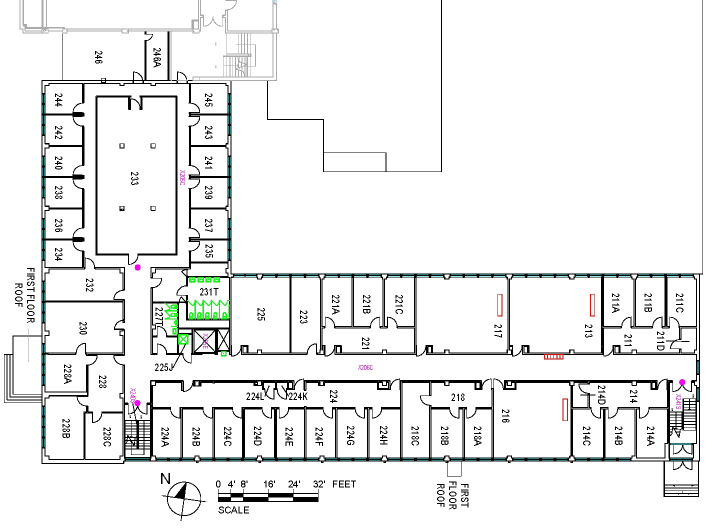
%> input picture Razor IMU Xbee/matlab (post-processing) - step detection/bolz_hall_2nd_floor_rotated.jpg, 1410 x 1058 px (shown at 1/2 size)
$ octave bolz_prior_generation_updated.m   (GNU Octave 9; MATLAB toolbox functions it lacks are replaced by stand-ins)
%> lines starting %> are read from the running program, lines starting %| are printed output that depends on the picture; in (x1, y1, x2, y2) boxes, pixels count from 0 and x2, y2 are one past the last pixel; in counts of white or black regions, pixels touching at a corner belong together; the program's own positions count from 1
clear all;
close all;
clc;

% prior pdf map information Bolz Hall.
img = uint8(imread('bolz_hall_2nd_floor_rotated.jpg'));
%> img is the input picture: size 1058x1410x3 uint8; mean R, G, B 236.2, 236.8, 236.5
imgOriginal = img;
nRows = size(imgOriginal, 1); nCols = size(imgOriginal,2);
%> after `nRows = size(imgOriginal, 1)`: nRows = 1058
%> after `nCols = size(imgOriginal,2)`: nCols = 1410
imgMapPrior = uint8(255*ones(nRows, nCols));
w1 = 27; % larger width
w2 = 27; % width of the corridor around PCV Lab.

P1 = [1364, 735]; P2 = [274, 735]; P3 = [274, 522];
P4 = [366, 522]; P5 = [366, 179]; P6 = [179, 179]; P7 = [179, 522];

% node between P1 and P2
img(P1(2)-((w1-1)/2):P1(2)+((w1-1)/2),P2(1)-((w1-1)/2):P1(1)+((w1-1)/2)) = zeros(w1, P1(1)-P2(1)+w1);
% node between P2 and P3
img(P3(2):P2(2)+((w1-1)/2),P2(1)-((w1-1)/2):P2(1)+((w1-1)/2)) = zeros(P2(2)-P3(2)+1+((w1-1)/2),w1);
% node between P3 and P4
img(P3(2)-((w2-1)/2):P3(2)+((w2-1)/2),P3(1)-((w2-1)/2):P4(1)+((w2-1)/2)) = zeros(w2, P4(1)-P3(1)+w2);
% node between P4 and P5
img(P5(2):P4(2)+((w2-1)/2),P4(1)-((w2-1)/2):P4(1)+((w2-1)/2)) = zeros(P4(2)-P5(2)+1+((w2-1)/2),w2);
% node between P5 and P6
img(P5(2)-((w2-1)/2):P5(2)+((w2-1)/2),P6(1)-((w2-1)/2):P5(1)+((w2-1)/2)) = zeros(w2, P5(1)-P6(1)+w2);
% node between P6 and P7
img(P6(2):P7(2)+((w2-1)/2),P6(1)-((w2-1)/2):P6(1)+((w2-1)/2)) = zeros(P7(2)-P6(2)+1+((w2-1)/2),w2);
% node between P7 and P3
img(P7(2)-((w2-1)/2):P7(2)+((w2-1)/2),P7(1)-((w2-1)/2):P3(1)+((w2-1)/2)) = zeros(w2, P3(1)-P7(1)+w2);

for i=691-20:1:721
    for j=1209-5:1225+5
        img(i,j,1) = 0;
    end
end
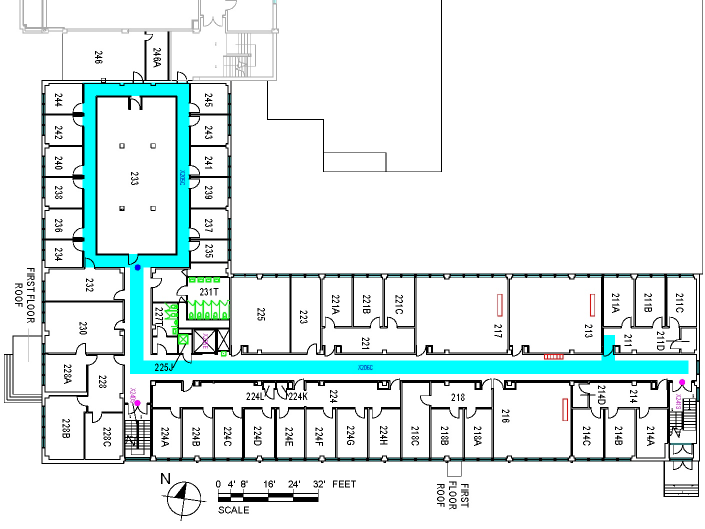
%> img: size 1058x1410x3 uint8 (shown at 1/2 size); mean R, G, B 225.8, 236.8, 236.5

% node between P1 and P2
imgMapPrior(P1(2)-((w1-1)/2):P1(2)+((w1-1)/2),P2(1)-((w1-1)/2):P1(1)+((w1-1)/2)) = zeros(w1, P1(1)-P2(1)+w1);
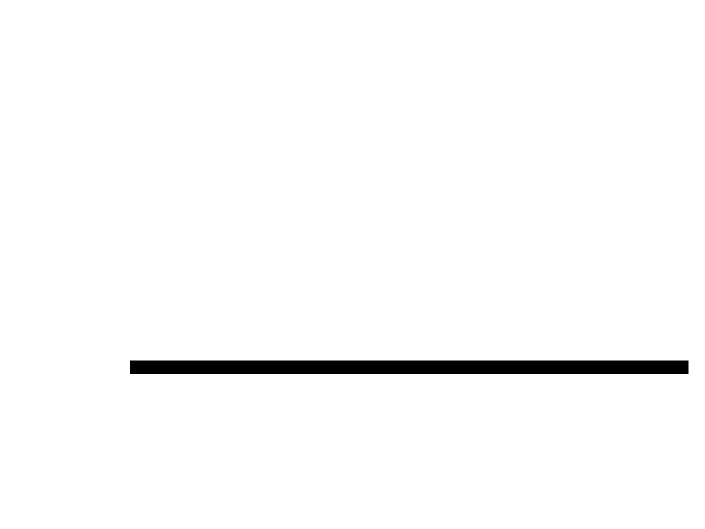
%> imgMapPrior: size 1058x1410 uint8 (shown at 1/2 size); 98% white; 1 black region, box (x1, y1, x2, y2) and area: (260, 721, 1377, 748) 30159
% node between P2 and P3
imgMapPrior(P3(2):P2(2)+((w1-1)/2),P2(1)-((w1-1)/2):P2(1)+((w1-1)/2)) = zeros(P2(2)-P3(2)+1+((w1-1)/2),w1);
% node between P3 and P4
imgMapPrior(P3(2)-((w2-1)/2):P3(2)+((w2-1)/2),P3(1)-((w2-1)/2):P4(1)+((w2-1)/2)) = zeros(w2, P4(1)-P3(1)+w2);
% node between P4 and P5
imgMapPrior(P5(2):P4(2)+((w2-1)/2),P4(1)-((w2-1)/2):P4(1)+((w2-1)/2)) = zeros(P4(2)-P5(2)+1+((w2-1)/2),w2);
% node between P5 and P6
imgMapPrior(P5(2)-((w2-1)/2):P5(2)+((w2-1)/2),P6(1)-((w2-1)/2):P5(1)+((w2-1)/2)) = zeros(w2, P5(1)-P6(1)+w2);
% node between P6 and P1
imgMapPrior(P6(2):P7(2)+((w2-1)/2),P6(1)-((w2-1)/2):P6(1)+((w2-1)/2)) = zeros(P7(2)-P6(2)+1+((w2-1)/2),w2);
% node between P7 and P3
imgMapPrior(P7(2)-((w2-1)/2):P7(2)+((w2-1)/2),P7(1)-((w2-1)/2):P3(1)+((w2-1)/2)) = zeros(w2, P3(1)-P7(1)+w2);
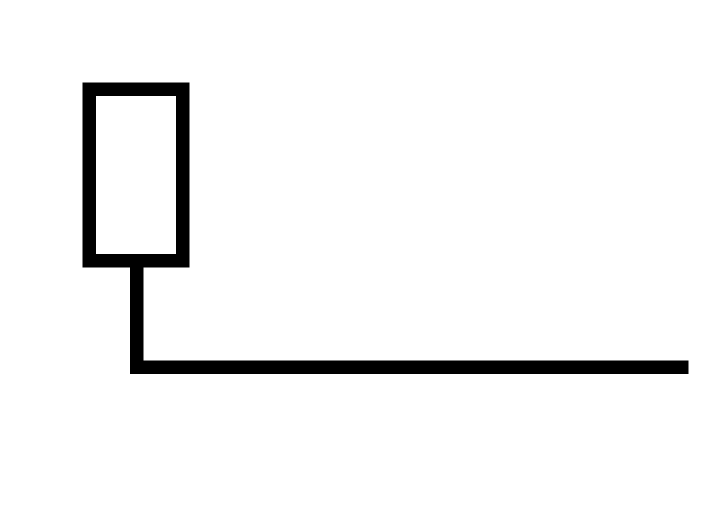
%> imgMapPrior: size 1058x1410 uint8 (shown at 1/2 size); 95.7% white; 1 black region, box (x1, y1, x2, y2) and area: (165, 165, 1377, 748) 63801
for i=691-20:1:721
    for j=1209-5:1225+5
        imgMapPrior(i,j) = 0;
    end
end
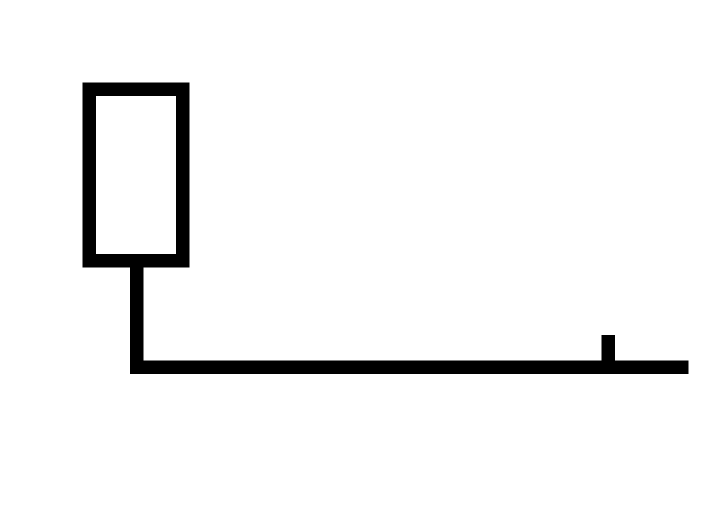
%> imgMapPrior: size 1058x1410 uint8 (shown at 1/2 size); 95.6% white; 1 black region, box (x1, y1, x2, y2) and area: (165, 165, 1377, 748) 65178

H = fspecial('gaussian',[31 31],3);
imgMapPrior = imfilter(imgMapPrior,H,'replicate');
H = fspecial('average',[33 33]);
imgMapPrior = imfilter(imgMapPrior,H,'replicate');

% superimpose prior pdf on floor plan
r = size(img,1); c = size(img,2);
%> after `r = size(img,1)`: r = 1058
%> after `c = size(img,2)`: c = 1410
for i=1:r
    for j=1:c
        if (imgMapPrior(i,j) ~= 255)
            img(i,j,1) = 255 - imgMapPrior(i,j);
            img(i,j,2) = 255 - imgMapPrior(i,j);
            img(i,j,3) = 255 - imgMapPrior(i,j);
        end
    end
end
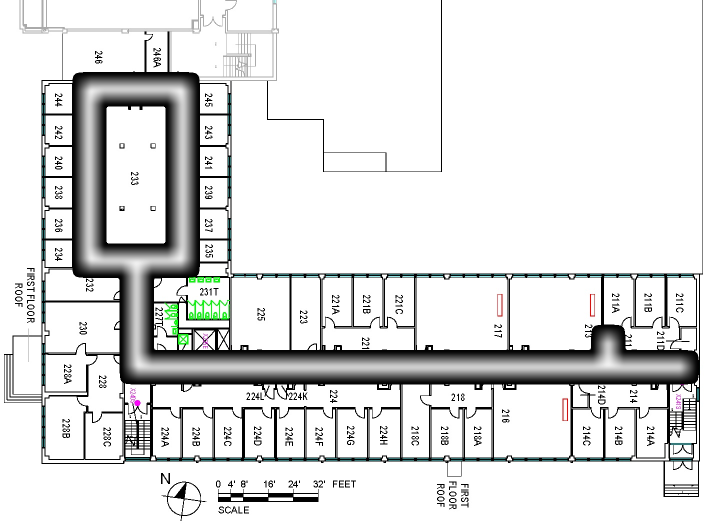
%> img: size 1058x1410x3 uint8 (shown at 1/2 size); 11.1% of pixels changed, all inside (x1, y1, x2, y2) = (144, 144, 1398, 769)

figure(1);
subplot(121);
imshow(img);
subplot(122);
imshow(imgMapPrior);
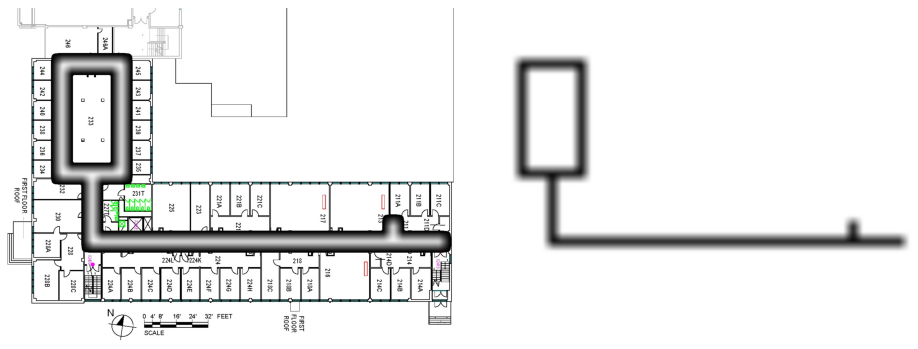
%> figure redrawn from the program's plot data, 2 panels

%%
figure(2); set(gcf,'position',[13 126 1563 518]); s = 1.01;
subplot(131);
imshow(imgOriginal);
set(gca,'position',[0.0100 0.1100 s*0.3034 0.8150]);
subplot(132);
imshow(img);
set(gca,'position',[0.0100+s*0.3044 0.1100 s*0.3034 0.8150]);


finalImg = 255 - imgMapPrior;
finalImg2 = zeros(size(finalImg));
for i=1:r
    finalImg2(i,:) = finalImg(r-i+1,:);
end
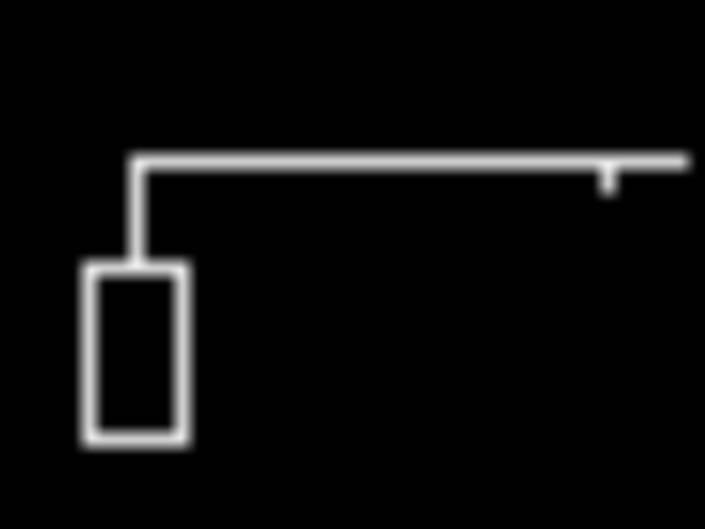
%> finalImg2: size 1058x1410 double (shown at 1/2 size); min 0, max 239, mean 11.1
finalImg2 = (255/max(max(finalImg2)))*finalImg2;

subplot(133);
[cv,ch] = contourf(finalImg2,30);
%> ch = -93.42
%shading flat
set(ch,'edgecolor','none');
colormap(jet);
set(gca,'xtick',[],'ytick',[],'position',[0.0100+2*s*0.3044 0.1700 s*0.3034 0.6950]);
%%
finalImg3 = zeros(size(finalImg));
for i=1:r
%> (the run ends here)
